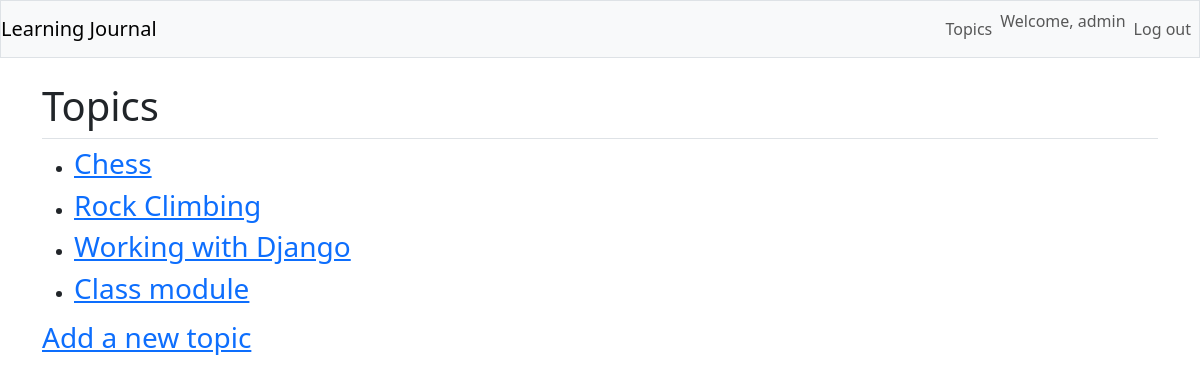
Before: /topics/ (signed in) with the older database file.
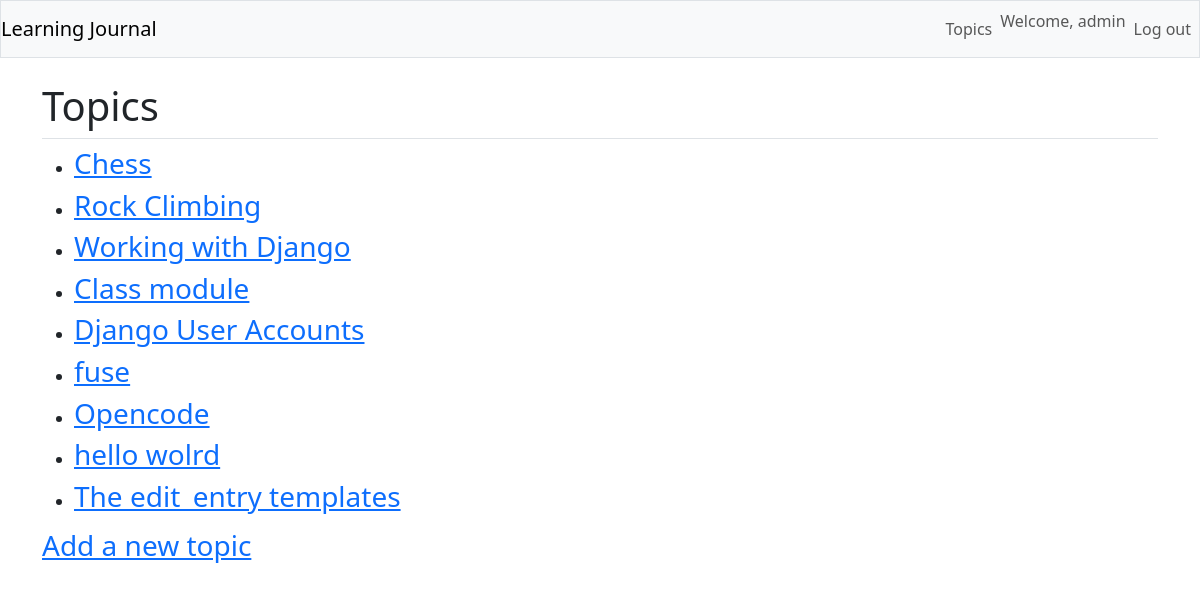
After: the same page with the newer database file.
### mypett/models.py (models this page shows)
class Topic(models.Model):
    text = models.CharField(max_length=200)
    date_added = models.DateTimeField(auto_now_add=True)
    owner = models.ForeignKey(User, on_delete=models.CASCADE)
    def __str__(self):
        return self.text

### mypett/views.py (the view)
# urls.py: path("topics/", views.topics, name="topics"),
@login_required
def topics(request):
    topics = Topic.objects.filter(owner=request.user).order_by("date_added")
    context = {"topics": topics}
    return render(request, "mypett/topics.html", context)

### mypett/templates/mypett/topics.html
{% extends "mypett/base.html" %}
{% block page_header %}
<h1>Topics</h1>
{% endblock page_header %}
{% block content %}
<ul>
    {% for topic in topics %}
    <li><h3><a href="{% url 'mypett:topic' topic.id %}">{{ topic }}</a></h3></li>
    {% empty %}
    <li><h3>No topics has been added yet.</h3></li>
    {% endfor %}
</ul>
<h3><a href="{% url 'mypett:new_topic' %}">Add a new topic</a></h3>
{% endblock content %}

Changed rows visible on the page:
added Topic: text "Django User Accounts"
added Topic: text "fuse"
added Topic: text "Opencode"
added Topic: text "hello wolrd"
added Topic: text "The edit_entry templates"
